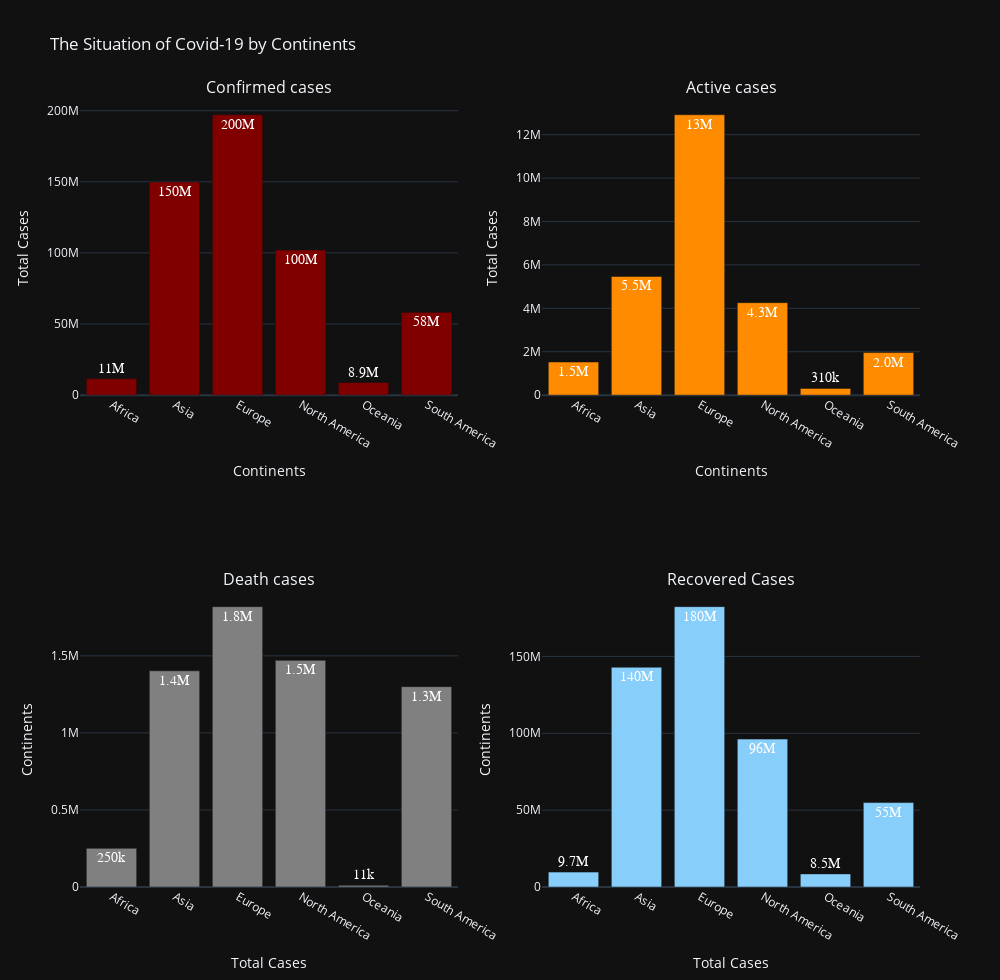

Notebook cell for this chart:
### Markdown cell above
# The diagram above describe the confirmed cases of Covid-19 of affected continents and countries around the world.
# It clearly shows that Europe is the worst affected continents and France is the highest confirmed cases in Europe which has 29 million follow by Germany and UK both countries have 26 million and 22 million total confrimed cases respectively. 
# Asia is the second worst affected continent and India is the top higher confirmed cases which is 43 million cases and Korea is the second higher which is 17 million confirmed cases.
# The thrid goes to North America follow by South America. United States has a significant amount of total confirmed cases not only in North America but of all country, it has total 85 million confirmed cases. Brazil has 31 million confirmed cases the majority affected country in South America.
# In Oceania, Australia has the most confirmed cases. This makes sense as Australia is the largest country in this continent.

### Code cell
continents = continents_df[:6]['Continents']

fig = make_subplots(rows=2, cols=2, subplot_titles=('Confirmed cases','Active cases','Death cases','Recovered Cases',))

fig.add_trace(go.Bar(name='Confirmed cases', x=continents, y=continents_df['Confirmed'], 
                     marker=dict(color="maroon"), text=continents_df['Confirmed']), 1, 1)

fig.add_trace(go.Bar(name='Active cases', x=continents, y=continents_df['Active'], 
                     marker=dict(color="darkorange"), text=continents_df['Active']), 1, 2)


fig.add_trace(go.Bar(name='Death cases', x=continents, y=continents_df['Deaths'], 
                     marker=dict(color="gray"), text=continents_df['Deaths']), 2, 1)

fig.add_trace(go.Bar(name='Recovered cases', x=continents, y=continents_df['Recovered'],
                     marker=dict(color="lightskyblue"),text=continents_df['Recovered']), 2, 2)

fig.update_traces(textposition='auto', textfont_size=14, textfont_family="Arial Black", textfont_color="white", 
                  texttemplate='%{text:,.2s}')

fig.update_layout(template='plotly_dark', height=980, width=1000, showlegend=False, title='The Situation of Covid-19 by Continents')


fig.update_xaxes(row=1, col=1, title='Continents')
fig.update_xaxes(row=1, col=2, title='Continents')
fig.update_xaxes(row=2, col=1, title='Total Cases')
fig.update_xaxes(row=2, col=2, title='Total Cases')

fig.update_yaxes(row=1, col=1, title='Total Cases')
fig.update_yaxes(row=1, col=2, title='Total Cases')
fig.update_yaxes(row=2, col=1, title='Continents')
fig.update_yaxes(row=2, col=2, title='Continents')

fig.show()

### Figure 1 — Plotly figure (JSON) as saved in the notebook; plotly's stock layout.template omitted (floating-point values rounded to 4 significant figures)
{"data": [{"marker": {"color": "maroon"}, "name": "Confirmed cases", "text": [11466748, 149836314, 197133354, 101959883, 8861000, 58197372, 527454671], "textfont": {"color": "white", "family": "Arial Black", "size": 14}, "textposition": "auto", "texttemplate": "%{text:,.2s}", "type": "bar", "x": ["Africa", "Asia", "Europe", "North America", "Oceania", "South America"], "xaxis": "x", "y": [11466748, 149836314, 197133354, 101959883, 8861000, 58197372, 527454671], "yaxis": "y"}, {"marker": {"color": "darkorange"}, "name": "Active cases", "text": [1525106, 5466868, 12916266, 4259298, 309878, 1959773, 26437189], "textfont": {"color": "white", "family": "Arial Black", "size": 14}, "textposition": "auto", "texttemplate": "%{text:,.2s}", "type": "bar", "x": ["Africa", "Asia", "Europe", "North America", "Oceania", "South America"], "xaxis": "x2", "y": [1525106, 5466868, 12916266, 4259298, 309878, 1959773, 26437189], "yaxis": "y2"}, {"marker": {"color": "gray"}, "name": "Death cases", "text": [250939, 1402977, 1819446, 1470970, 11203, 1300316, 6255851], "textfont": {"color": "white", "family": "Arial Black", "size": 14}, "textposition": "auto", "texttemplate": "%{text:,.2s}", "type": "bar", "x": ["Africa", "Asia", "Europe", "North America", "Oceania", "South America"], "xaxis": "x3", "y": [250939, 1402977, 1819446, 1470970, 11203, 1300316, 6255851], "yaxis": "y3"}, {"marker": {"color": "lightskyblue"}, "name": "Recovered cases", "text": [9690703, 142966469, 182397642, 96229615, 8539919, 54937283, 494761631], "textfont": {"color": "white", "family": "Arial Black", "size": 14}, "textposition": "auto", "texttemplate": "%{text:,.2s}", "type": "bar", "x": ["Africa", "Asia", "Europe", "North America", "Oceania", "South America"], "xaxis": "x4", "y": [9690703, 142966469, 182397642, 96229615, 8539919, 54937283, 494761631], "yaxis": "y4"}], "layout": {"annotations": [{"font": {"size": 16}, "showarrow": false, "text": "Confirmed cases", "x": 0.225, "xanchor": "center", "xref": "paper", "y": 1, "yanchor": "bottom", "yref": "paper"}, {"font": {"size": 16}, "showarrow": false, "text": "Active cases", "x": 0.775, "xanchor": "center", "xref": "paper", "y": 1, "yanchor": "bottom", "yref": "paper"}, {"font": {"size": 16}, "showarrow": false, "text": "Death cases", "x": 0.225, "xanchor": "center", "xref": "paper", "y": 0.375, "yanchor": "bottom", "yref": "paper"}, {"font": {"size": 16}, "showarrow": false, "text": "Recovered Cases", "x": 0.775, "xanchor": "center", "xref": "paper", "y": 0.375, "yanchor": "bottom", "yref": "paper"}], "height": 980, "showlegend": false, "title": {"text": "The Situation of Covid-19 by Continents"}, "width": 1000, "xaxis": {"anchor": "y", "domain": [0, 0.45], "title": {"text": "Continents"}}, "xaxis2": {"anchor": "y2", "domain": [0.55, 1], "title": {"text": "Continents"}}, "xaxis3": {"anchor": "y3", "domain": [0, 0.45], "title": {"text": "Total Cases"}}, "xaxis4": {"anchor": "y4", "domain": [0.55, 1], "title": {"text": "Total Cases"}}, "yaxis": {"anchor": "x", "domain": [0.625, 1], "title": {"text": "Total Cases"}}, "yaxis2": {"anchor": "x2", "domain": [0.625, 1], "title": {"text": "Total Cases"}}, "yaxis3": {"anchor": "x3", "domain": [0, 0.375], "title": {"text": "Continents"}}, "yaxis4": {"anchor": "x4", "domain": [0, 0.375], "title": {"text": "Continents"}}}}
